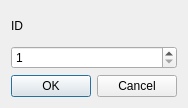
<?xml version="1.0" encoding="UTF-8"?>
<ui version="4.0">
 <class>DelDialog</class>
 <widget class="QDialog" name="DelDialog">
  <property name="geometry">
   <rect>
    <x>0</x>
    <y>0</y>
    <width>184</width>
    <height>108</height>
   </rect>
  </property>
  <property name="windowTitle">
   <string>Удаление</string>
  </property>
  <layout class="QVBoxLayout" name="verticalLayout">
   <item>
    <widget class="QLabel" name="label">
     <property name="text">
      <string>ID </string>
     </property>
    </widget>
   </item>
   <item>
    <widget class="QSpinBox" name="spinBox">
     <property name="minimum">
      <number>1</number>
     </property>
     <property name="maximum">
      <number>100000000</number>
     </property>
    </widget>
   </item>
   <item>
    <widget class="QDialogButtonBox" name="buttonBox">
     <property name="orientation">
      <enum>Qt::Horizontal</enum>
     </property>
     <property name="standardButtons">
      <set>QDialogButtonBox::Cancel|QDialogButtonBox::Ok</set>
     </property>
    </widget>
   </item>
  </layout>
 </widget>
 <resources/>
 <connections>
  <connection>
   <sender>buttonBox</sender>
   <signal>accepted()</signal>
   <receiver>DelDialog</receiver>
   <slot>accept()</slot>
   <hints>
    <hint type="sourcelabel">
     <x>248</x>
     <y>254</y>
    </hint>
    <hint type="destinationlabel">
     <x>157</x>
     <y>274</y>
    </hint>
   </hints>
  </connection>
  <connection>
   <sender>buttonBox</sender>
   <signal>rejected()</signal>
   <receiver>DelDialog</receiver>
   <slot>reject()</slot>
   <hints>
    <hint type="sourcelabel">
     <x>316</x>
     <y>260</y>
    </hint>
    <hint type="destinationlabel">
     <x>286</x>
     <y>274</y>
    </hint>
   </hints>
  </connection>
 </connections>
</ui>
